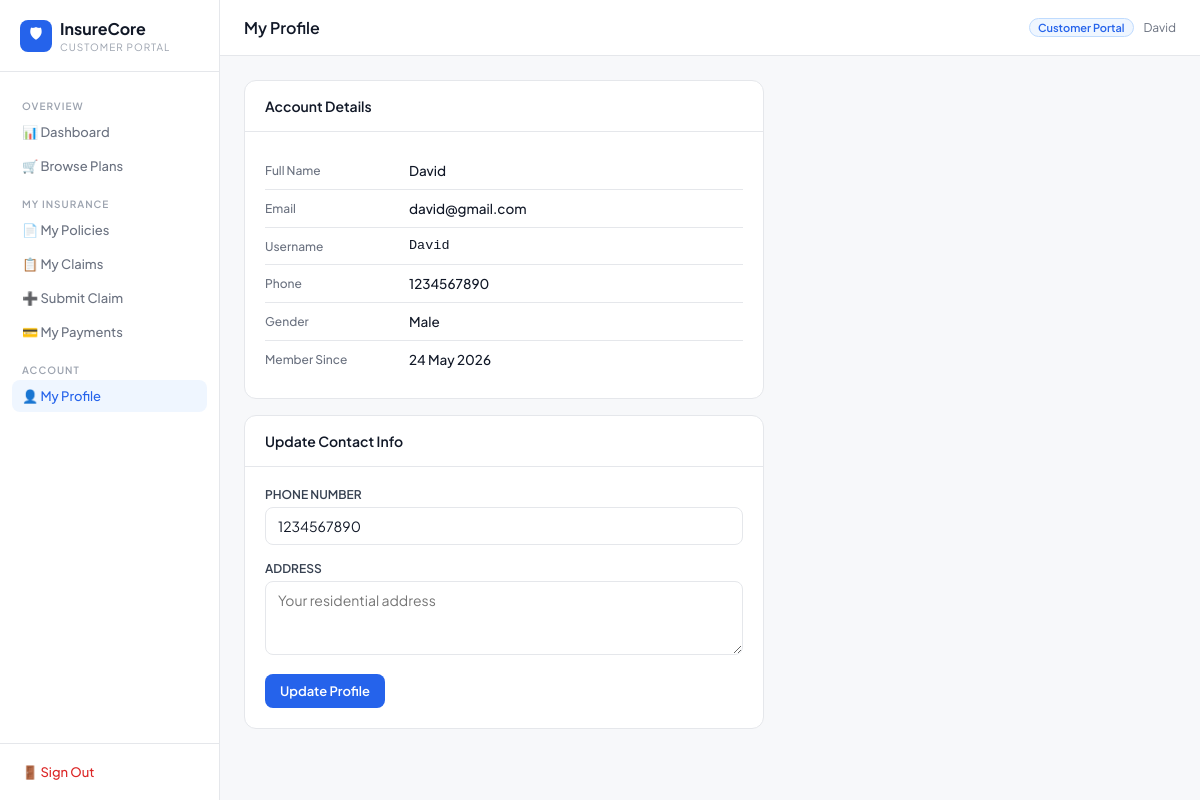
Page /portal/profile/ (signed in) on the committed database.
### insurance/models.py (models this page shows, shortened)
class Customer(models.Model):
    GENDER_CHOICES = [('M', 'Male'), ('F', 'Female'), ('O', 'Other')]
    user = models.OneToOneField(User, on_delete=models.CASCADE, null=True, blank=True)
    name = models.CharField(max_length=150)
    email = models.EmailField(unique=True)
    phone = models.CharField(max_length=20)
    date_of_birth = models.DateField(null=True, blank=True)
    gender = models.CharField(max_length=1, choices=GENDER_CHOICES, default='M')
    address = models.TextField(blank=True)
    created_at = models.DateTimeField(auto_now_add=True)
    class Meta:
        ordering = ['-created_at']

### insurance/views.py (the view, shortened to what this page needs)
# urls.py: path('portal/profile/', views.customer_portal_profile, name='customer_portal_profile'),
@customer_required
def customer_portal_profile(request):
    customer = Customer.objects.get(user=request.user)
    success = None
    error = None
    return render(request, 'insurance/portal/profile.html', {
        'customer': customer, 'success': success, 'error': error
    })

### insurance/views.py (called while the page is built)
def customer_required(view_func):
    from functools import wraps
    @wraps(view_func)
    def wrapper(request, *args, **kwargs):
        if not request.user.is_authenticated:
            return redirect('customer_login')
        if request.user.is_staff:
            return redirect('dashboard')
        try:
            Customer.objects.get(user=request.user)
        except Customer.DoesNotExist:
            logout(request)
            return redirect('customer_login')
        return view_func(request, *args, **kwargs)
    return wrapper

### insurance/templates/insurance/portal/profile.html (shortened to what this page needs)
{% extends "insurance/portal/base.html" %}
{% block page_title %}My Profile{% endblock %}
{% block content %}
<div style="max-width:520px">
  <div class="card" style="margin-bottom:16px">
    <div class="card-header"><span class="card-title">Account Details</span></div>
    <div class="card-body">
      <div class="detail-row"><span class="detail-label">Full Name</span><span class="detail-value">{{ customer.name }}</span></div>
      <div class="detail-row"><span class="detail-label">Email</span><span class="detail-value">{{ customer.email }}</span></div>
      <div class="detail-row"><span class="detail-label">Username</span><span class="detail-value" style="font-family:monospace">{{ request.user.username }}</span></div>
      <div class="detail-row"><span class="detail-label">Phone</span><span class="detail-value">{{ customer.phone }}</span></div>
      <div class="detail-row"><span class="detail-label">Gender</span><span class="detail-value">{{ customer.get_gender_display }}</span></div>
      <div class="detail-row"><span class="detail-label">Member Since</span><span class="detail-value">{{ customer.created_at|date:"d M Y" }}</span></div>
    </div>
  </div>
  <div class="card">
    <div class="card-header"><span class="card-title">Update Contact Info</span></div>
    <div class="card-body">
      <form method="POST">
        <div class="field">
          <label>Phone Number</label>
          <input type="text" name="phone" class="form-input" value="{{ customer.phone }}" placeholder="Phone number" required>
        </div>
        <div class="field">
          <label>Address</label>
          <textarea name="address" class="form-input" rows="3" placeholder="Your residential address" style="resize:vertical">{{ customer.address }}</textarea>
        </div>
        <button type="submit" class="btn btn-primary">Update Profile</button>
      </form>
    </div>
  </div>
</div>
{% endblock %}

### insurance/templates/insurance/portal/base.html (shortened to what this page needs)
<!DOCTYPE html>
<html lang="en">
<head>
</head>
<body>
<div class="layout">
<aside class="sidebar">
  <div class="sidebar-brand">
    <div style="display:flex;align-items:center;gap:8px">
      <div style="width:32px;height:32px;background:var(--blue);border-radius:8px;display:flex;align-items:center;justify-content:center;color:white;font-size:15px;flex-shrink:0">🛡</div>
      <div>
        <div class="brand-name">InsureCore</div>
        <div class="brand-sub">Customer Portal</div>
      </div>
    </div>
  </div>
  <nav class="sidebar-nav">
    <div class="nav-label">Overview</div>
    <a href="{% url 'customer_portal_dashboard' %}" class="nav-link {% if request.resolver_match.url_name == 'customer_portal_dashboard' %}active{% endif %}">📊 Dashboard</a>
    <a href="{% url 'customer_browse_plans' %}" class="nav-link {% if 'plan' in request.resolver_match.url_name %}active{% endif %}">🛒 Browse Plans</a>
    <div class="nav-label">My Insurance</div>
    <a href="{% url 'customer_portal_policies' %}" class="nav-link {% if request.resolver_match.url_name == 'customer_portal_policies' %}active{% endif %}">📄 My Policies</a>
    <a href="{% url 'customer_portal_claims' %}" class="nav-link {% if request.resolver_match.url_name == 'customer_portal_claims' %}active{% endif %}">📋 My Claims</a>
    <a href="{% url 'customer_portal_claim_submit' %}" class="nav-link {% if request.resolver_match.url_name == 'customer_portal_claim_submit' %}active{% endif %}">➕ Submit Claim</a>
    <a href="{% url 'customer_portal_payments' %}" class="nav-link {% if request.resolver_match.url_name == 'customer_portal_payments' %}active{% endif %}">💳 My Payments</a>
    <div class="nav-label">Account</div>
    <a href="{% url 'customer_portal_profile' %}" class="nav-link {% if request.resolver_match.url_name == 'customer_portal_profile' %}active{% endif %}">👤 My Profile</a>
  </nav>
  <div class="sidebar-footer">
    <a href="{% url 'customer_logout' %}" class="logout-link">🚪 Sign Out</a>
  </div>
</aside>
<main class="main">
  <div class="topbar">
    <span class="page-title">{% block page_title %}Dashboard{% endblock %}</span>
    <div style="display:flex;align-items:center;gap:10px">
      <span class="portal-tag">Customer Portal</span>
      <span style="font-size:12px;color:var(--text-3)">{{ request.user.username }}</span>
    </div>
  </div>
  <div class="content">
    {% block content %}{% endblock %}
  </div>
</main>
</div>
</body>
</html>

### insurance/templates/insurance/portal/base.html (style rules this page uses)
*,*::before,*::after { box-sizing:border-box;margin:0;padding:0 }
:root { --blue:#2563eb;--blue-bg:#eff6ff;--blue-border:#bfdbfe; --green:#16a34a;--green-bg:#f0fdf4;--green-border:#bbf7d0; --amber:#d97706;--amber-bg:#fffbeb;--amber-border:#fde68a; --red:#dc2626;--red-bg:#fef2f2;--red-border:#fecaca; --border:#e5e7eb;--bg:#f7f8fa;--text:#111827;--text-2:#374151; --text-3:#6b7280;--text-4:#9ca3af;--white:#fff; --sans:'Plus Jakarta Sans',sans-serif;--radius:8px;--radius-lg:12px; }
body { font-family:var(--sans);background:var(--bg);color:var(--text);font-size:14px }
.layout { display:flex;min-height:100vh }
.sidebar { width:220px;background:var(--white);border-right:1px solid var(--border);display:flex;flex-direction:column;position:fixed;top:0;left:0;height:100vh }
.main { margin-left:220px;flex:1 }
.topbar { background:var(--white);border-bottom:1px solid var(--border);padding:0 24px;height:56px;display:flex;align-items:center;justify-content:space-between;position:sticky;top:0 }
.content { padding:24px }
.sidebar-brand { padding:18px 20px;border-bottom:1px solid var(--border) }
.brand-name { font-size:16px;font-weight:700 }
.brand-sub { font-size:10px;color:var(--text-4);margin-top:2px;text-transform:uppercase;letter-spacing:1px }
.sidebar-nav { padding:12px;flex:1 }
.nav-label { font-size:10px;font-weight:600;color:var(--text-4);letter-spacing:1px;text-transform:uppercase;padding:8px 10px 4px;margin-top:8px }
.nav-link { display:flex;align-items:center;gap:10px;padding:8px 10px;border-radius:var(--radius);color:var(--text-3);text-decoration:none;font-size:13px;font-weight:500;margin-bottom:2px;transition:all .15s }
.nav-link:hover,.nav-link.active { background:var(--blue-bg);color:var(--blue) }
.sidebar-footer { padding:12px;border-top:1px solid var(--border) }
.logout-link { display:flex;align-items:center;gap:10px;padding:8px 10px;border-radius:var(--radius);color:var(--red);text-decoration:none;font-size:13px;font-weight:500 }
.card { background:var(--white);border:1px solid var(--border);border-radius:var(--radius-lg) }
.card-header { padding:16px 20px;border-bottom:1px solid var(--border);display:flex;align-items:center;justify-content:space-between }
.card-title { font-size:14px;font-weight:600 }
.card-body { padding:20px }
.btn { display:inline-flex;align-items:center;gap:6px;padding:8px 14px;border-radius:var(--radius);font-size:13px;font-weight:600;font-family:var(--sans);cursor:pointer;transition:all .15s;text-decoration:none;border:1px solid transparent }
.btn-primary { background:var(--blue);color:white }
.field { margin-bottom:16px }
.field label { display:block;font-size:12px;font-weight:600;color:var(--text-2);margin-bottom:5px;text-transform:uppercase }
.form-input { width:100%;padding:9px 12px;border:1px solid var(--border);border-radius:var(--radius);font-size:14px;font-family:var(--sans);color:var(--text);outline:none;transition:border-color .15s }
.page-title { font-size:16px;font-weight:600 }
.portal-tag { background:var(--blue-bg);color:var(--blue);border:1px solid var(--blue-border);padding:2px 8px;border-radius:20px;font-size:11px;font-weight:600 }
.detail-row { display:flex;gap:4px;padding:10px 0;border-bottom:1px solid var(--border);align-items:flex-start }
.detail-row:last-child { border-bottom:none }
.detail-label { font-size:12px;color:var(--text-3);width:140px;flex-shrink:0;font-weight:500;padding-top:1px }
.detail-value { font-size:13.5px;color:var(--text);font-weight:500 }

### rows in the picture
Customer: name "David", email "david@gmail.com", phone "1234567890", gender "Male", created_at "24 May 2026"

### other values in the picture
{{ request.user.username }} "David"
